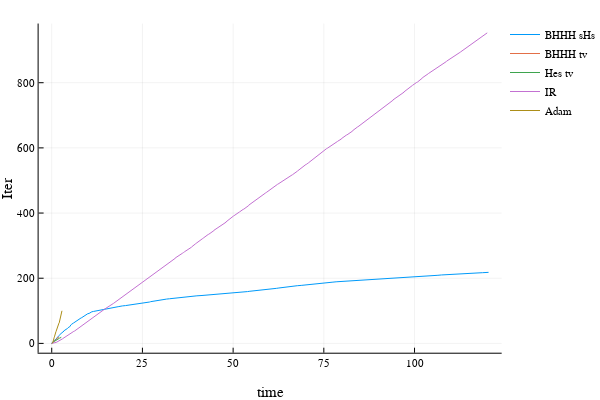

Here is the notebook cell this chart was saved with:
### Code cell
p = plot(resultBHHHshs[:Times], resultBHHHshs[:IterAccumulator], xlabel="time", ylabel = "Iter", label="BHHH sHs")
plot!(resultBHHHtv[:Times], resultBHHHtv[:IterAccumulator], label="BHHH tv")
plot!(resultHEStv[:Times], resultHEStv[:IterAccumulator], label="Hes tv")
plot!(resultIR[:Times], resultIR[:IterAccumulator], label="IR")
plot!(resultAdam[:Times], resultAdam[:IterAccumulator], label="Adam")

### Figure 1 — Plotly figure (JSON) as saved in the notebook; plotly's stock layout.template omitted (floating-point values rounded to 4 significant figures; data arrays with more than 128 entries replaced by an {"elided": "..."} marker saying what was removed)
{"data": [{"colorbar": {"title": ""}, "legendgroup": "BHHH sHs", "line": {"color": "rgba(0, 154, 250, 1.000)", "dash": "solid", "shape": "linear", "width": 1}, "mode": "lines", "name": "BHHH sHs", "showlegend": true, "type": "scatter", "x": {"elided": "219 float values"}, "xaxis": "x1", "y": {"elided": "219 int values"}, "yaxis": "y1", "zmax": null, "zmin": null}, {"colorbar": {"title": ""}, "legendgroup": "BHHH tv", "line": {"color": "rgba(227, 111, 71, 1.000)", "dash": "solid", "shape": "linear", "width": 1}, "mode": "lines", "name": "BHHH tv", "showlegend": true, "type": "scatter", "x": [0, 0.1737, 0.1849, 0.2063, 0.3876, 0.5327, 0.647, 0.7852, 0.8843, 1.016, 1.053, 1.174, 1.202, 1.301, 1.419, 1.435, 1.436, 1.542, 1.646, 1.878, 2.037], "xaxis": "x1", "y": [0, 1, 2, 3, 4, 5, 6, 7, 8, 9, 10, 11, 12, 13, 14, 15, 16, 17, 18, 19, 20], "yaxis": "y1", "zmax": null, "zmin": null}, {"colorbar": {"title": ""}, "legendgroup": "Hes tv", "line": {"color": "rgba(62, 164, 78, 1.000)", "dash": "solid", "shape": "linear", "width": 1}, "mode": "lines", "name": "Hes tv", "showlegend": true, "type": "scatter", "x": [0, 0.2097, 0.2491, 0.2955, 0.4085, 0.5689, 0.7076, 0.847, 0.9578, 1.121, 1.14, 1.168, 1.406, 1.58, 1.777, 1.966, 2.137, 2.434, 2.497, 2.538, 2.56], "xaxis": "x1", "y": [0, 1, 2, 3, 4, 5, 6, 7, 8, 9, 10, 11, 12, 13, 14, 15, 16, 17, 18, 19, 20], "yaxis": "y1", "zmax": null, "zmin": null}, {"colorbar": {"title": ""}, "legendgroup": "IR", "line": {"color": "rgba(195, 113, 210, 1.000)", "dash": "solid", "shape": "linear", "width": 1}, "mode": "lines", "name": "IR", "showlegend": true, "type": "scatter", "x": {"elided": "954 float values"}, "xaxis": "x1", "y": {"elided": "954 int values"}, "yaxis": "y1", "zmax": null, "zmin": null}, {"colorbar": {"title": ""}, "legendgroup": "Adam", "line": {"color": "rgba(172, 142, 24, 1.000)", "dash": "solid", "shape": "linear", "width": 1}, "mode": "lines", "name": "Adam", "showlegend": true, "type": "scatter", "x": [0, 0.273, 0.305, 0.3194, 0.3343, 0.3463, 0.3594, 0.3768, 0.4091, 0.4294, 0.4427, 0.466, 0.4883, 0.5332, 0.5529, 0.5739, 0.5966, 0.6551, 0.6778, 0.7039, 0.7429, 0.7566, 0.7858, 0.8112, 0.8256, 0.8753, 0.9024, 0.9222, 0.959, 0.974, 0.9934, 1.019, 1.044, 1.066, 1.093, 1.133, 1.175, 1.201, 1.222, 1.244, 1.264, 1.32, 1.362, 1.426, 1.457, 1.514, 1.568, 1.585, 1.621, 1.639, 1.656, 1.67, 1.684, 1.7, 1.72, 1.742, 1.778, 1.823, 1.852, 1.889, 1.915, 1.948, 1.98, 2.067, 2.088, 2.137, 2.161, 2.201, 2.226, 2.241, 2.261, 2.277, 2.292, 2.31, 2.344, 2.358, 2.37, 2.384, 2.408, 2.424, 2.463, 2.48, 2.501, 2.514, 2.532, 2.548, 2.564, 2.577, 2.591, 2.63, 2.668, 2.684, 2.7, 2.715, 2.732, 2.748, 2.763, 2.779, 2.795, 2.809, 2.823], "xaxis": "x1", "y": [0, 1, 2, 3, 4, 5, 6, 7, 8, 9, 10, 11, 12, 13, 14, 15, 16, 17, 18, 19, 20, 21, 22, 23, 24, 25, 26, 27, 28, 29, 30, 31, 32, 33, 34, 35, 36, 37, 38, 39, 40, 41, 42, 43, 44, 45, 46, 47, 48, 49, 50, 51, 52, 53, 54, 55, 56, 57, 58, 59, 60, 61, 62, 63, 64, 65, 66, 67, 68, 69, 70, 71, 72, 73, 74, 75, 76, 77, 78, 79, 80, 81, 82, 83, 84, 85, 86, 87, 88, 89, 90, 91, 92, 93, 94, 95, 96, 97, 98, 99, 100], "yaxis": "y1", "zmax": null, "zmin": null}], "layout": {"annotations": [], "height": 400, "legend": {"bgcolor": "rgba(255, 255, 255, 1.000)", "bordercolor": "rgba(0, 0, 0, 1.000)", "font": {"color": "rgba(0, 0, 0, 1.000)", "family": "sans-serif", "size": 11}, "tracegroupgap": 0, "x": 1, "y": 1}, "margin": {"b": 20, "l": 0, "r": 0, "t": 20}, "paper_bgcolor": "rgba(255, 255, 255, 1.000)", "plot_bgcolor": "rgba(255, 255, 255, 1.000)", "showlegend": true, "width": 600, "xaxis": {"anchor": "y1", "domain": [0.07647, 0.9934], "gridcolor": "rgba(0, 0, 0, 0.100)", "gridwidth": 0.5, "linecolor": "rgba(0, 0, 0, 1.000)", "mirror": false, "range": [-3.612, 124.0], "showgrid": true, "showline": true, "showticklabels": true, "tickangle": 0, "tickcolor": "rgb(0, 0, 0)", "tickfont": {"color": "rgba(0, 0, 0, 1.000)", "family": "sans-serif", "size": 11}, "tickmode": "array", "ticks": "inside", "ticktext": ["0", "25", "50", "75", "100"], "tickvals": [0, 25, 50, 75, 100], "title": "time", "titlefont": {"color": "rgba(0, 0, 0, 1.000)", "family": "sans-serif", "size": 15}, "type": "-", "visible": true, "zeroline": false, "zerolinecolor": "rgba(0, 0, 0, 1.000)"}, "yaxis": {"anchor": "x1", "domain": [0.07581, 0.9902], "gridcolor": "rgba(0, 0, 0, 0.100)", "gridwidth": 0.5, "linecolor": "rgba(0, 0, 0, 1.000)", "mirror": false, "range": [-28.59, 981.6], "showgrid": true, "showline": true, "showticklabels": true, "tickangle": 0, "tickcolor": "rgb(0, 0, 0)", "tickfont": {"color": "rgba(0, 0, 0, 1.000)", "family": "sans-serif", "size": 11}, "tickmode": "array", "ticks": "inside", "ticktext": ["0", "200", "400", "600", "800"], "tickvals": [0, 200, 400, 600, 800], "title": "Iter", "titlefont": {"color": "rgba(0, 0, 0, 1.000)", "family": "sans-serif", "size": 15}, "type": "-", "visible": true, "zeroline": false, "zerolinecolor": "rgba(0, 0, 0, 1.000)"}}}
